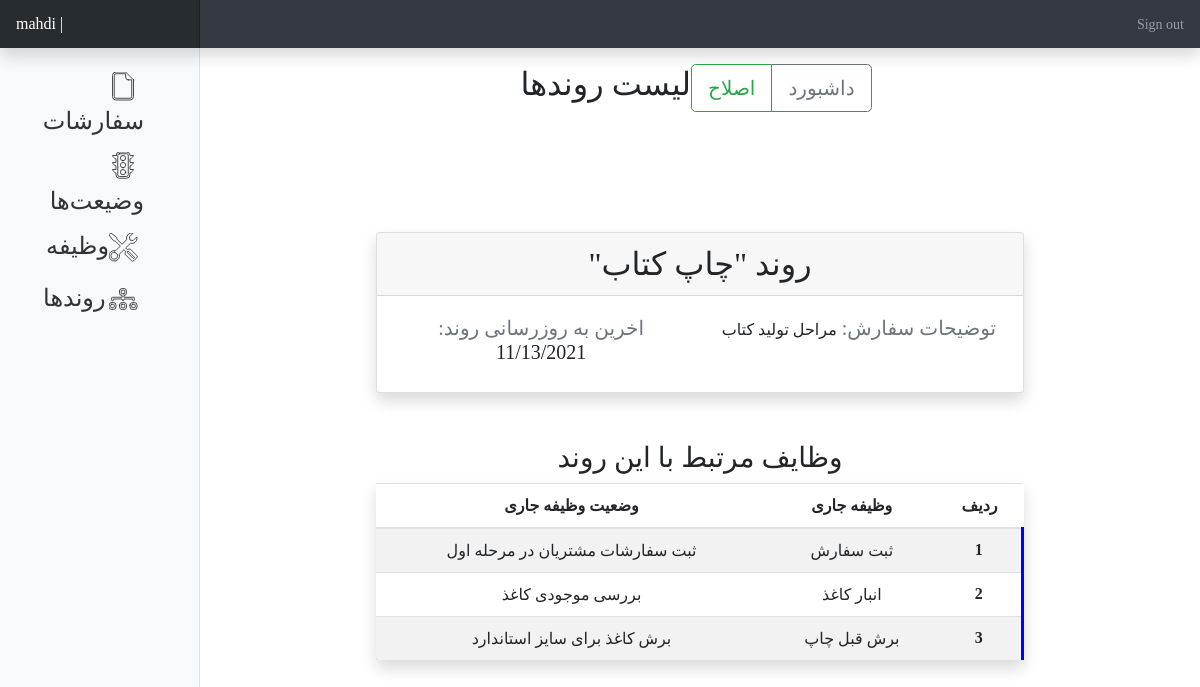
Screenshot of /dashboard/process/14 (signed in) with the database file from the repository.
### main_app/models/process_model.py (models this page shows, shortened)
class process(models.Model):
    process_name = models.CharField(max_length=155, unique=True)
    process_description = models.CharField(max_length=500)
    isEnable = models.BooleanField(default=True)
    created_at = models.DateTimeField(null=True, blank=True, auto_now_add=True)
    updated_at = models.DateTimeField(null=True, blank=True, auto_now=True)

class process_action(models.Model):
    action   = models.ForeignKey(Action, on_delete=models.PROTECT)
    process_id   = models.ForeignKey(process, on_delete=models.PROTECT, null=False, default="تعیین نشده")
    created_at = models.DateTimeField(null=True, blank=True, auto_now_add=True)
    updated_at = models.DateTimeField(null=True, blank=True, auto_now=True)
    def __str__(self):
        return self.action.name

### main_app/models/action_model.py (models this page shows)
class Action(models.Model):
    name        = models.CharField(max_length=55, unique=True)
    description = models.CharField(max_length=155)
    dependency   = models.ForeignKey("self", on_delete=models.SET_NULL, null=True, blank=True)
    created_at  = models.DateTimeField(null=True, blank=True, auto_now_add=True)
    updated_at  = models.DateTimeField(null=True, blank=True, auto_now=True)
    class Meta:
        ordering = ["pk"]
    def __str__(self):
        return self.name

### main_app/views/process_view.py (the view)
@login_required()
def ProcessDetail(request, pk):
    if request.user.has_perm('main_app.view_proccess'):
        current_process = process.objects.get(pk=pk)
        related_process_actions = process_action.objects.filter(process_id=current_process).all()
        print(related_process_actions)
        return render(request, "main_app/process_detail.html", {"process":current_process, "process_action":related_process_actions})
    else:
        return redirect('index')

### main_app/templates/main_app/process_detail.html (shortened to what this page needs)
{% extends "dashboard/base.html"%}
{% block content %}
<div class="row justify-content-md-center">
<div class="d-flex justify-content-between flex-wrap flex-md-nowrap align-items-center pt-3 pb-2 mb-3">
    <h1 class="h2">لیست روندها</h1>
    <div class="btn-toolbar mb-2 mb-md-0">
      <div class="btn-group mr-2">
        <a href='{% url "process-update" process.pk%}' class="btn btn-lg btn-outline-success">اصلاح</a>
        <a href='{% url "panel" %}' class="btn btn-lg btn-outline-secondary">داشبورد</a>
      </div>
    </div>
</div>
<div class="mt-5">
    <div class="card mb-5 bq-primary shadow shadow-md mt-5 text-center" dir="rtl">
        <div class="card-header h2 text-center card-title"> روند "{{process.process_name}}"</div>
        <div class="card-body">
            <div class="row">
                <div class="col-md-6" dir="rtl">
                    <p class="card-text"><span class="h5 text-secondary">توضیحات سفارش: </span><span
                        class="h6">{{process.process_description}}</span></p>
                </div>
                <div class="col-md-6" dir="rtl">
                    <p class="h5"><span class="h5 text-secondary">اخرین به روزرسانی روند:
                    </span><span>{{process.updated_at|date:"m/d/Y"}}</span></p>
                </div>
            </div>
        </div>
    </div>
    <table class="table  rounded shadow text-center table-striped" dir="rtl">
        <thead class="thead">
            <p class="text-center h3">وظایف مرتبط با این روند</p>
            <tr>
                <th scope="col">ردیف</th>
                <th scope="col">وظیفه جاری</th>
                <th scope="col">وضعیت وظیفه جاری</th>
            </tr>
        </thead>
        <tbody>
            {% if process_action|length >= 1 %}
            {% for action in process_action %}
            <tr style="border-right: 3px solid blue;" class="rounded">
                <th scope="row">{{ forloop.counter }}</th>
                <td>{{action.action}}</td>
                <td>{{action.action.description}}</td>
            </tr>
            {% endfor%}
            {% endif %}
        </tbody>
    </table>
</div>
</div>
{% endblock %}

### main_app/templates/dashboard/base.html (shortened to what this page needs)
<html lang="en">
  {% load static %}
  <head>
  {% block head %}
  <link rel="stylesheet" href="{% static 'main_app/bootstrap/css/bootstrap.min.css' %}" >
  {% endblock %}
</head>
<body>
  <nav class="navbar navbar-dark sticky-top bg-dark flex-md-nowrap p-0 shadow">
    <a class="navbar-brand col-md-3 col-lg-2 mr-0 px-3" href="/dashboard/">{{user}} | </a>
    <ul class="navbar-nav px-3">
      <li class="nav-item text-nowrap">
        <a class="nav-link" href="{% url 'logout' %}">Sign out</a>
      </li>
    </ul>
  </nav>
  <div class="container-fluid">
    <div class="row">
      <nav id="sidebarMenu" class="col-md-3 col-lg-2 d-md-block bg-light sidebar collapse text-right" dir="rtl">
        <div class="sidebar-sticky pt-3">
          <ul class="nav flex-column">
            <li class="nav-item">
              <a class="nav-link" href='{% url "order-list" %}'>
                <span class="h4">سفارشات</span>
              </a>
            </li>
            {% if perms.main_app.view_status %}
            <li class="nav-item">
              <a class="nav-link" href='{% url "status-list"%}'>
                <span class="h4">وضیعت‌ها</span>
              </a>
            </li>
            {% endif %}
            {% if perms.main_app.view_action %}
            <li class="nav-item">
              <a class="nav-link" href='{% url "action-list" %}'>
                <span class="h4">وظیفه</span>‌
              </a>
            </li>
            {% endif %}
            {% if perms.main_app.view_process %}
            <li class="nav-item">
              <a class="nav-link" href='{% url "process-list" %}'>
                 <span class="h4">روندها</span>
              </a>
            </li>
            {% endif %}
          </ul>
        </div>
      </nav>
      <main dir="ltr" role="main" class="col-md-9 ml-sm-auto col-lg-10 px-md-4 text-right">
          {% block content %}
          {% endblock %}
      </main>
    </div>
  </div>
</body>
</html>

### main_app/templates/dashboard/base.html (style rules this page uses)
body { font-size: .875rem; }
.sidebar { position: fixed; top: 0; bottom: 0; left: 0; z-index: 100; padding: 48px 0 0; box-shadow: inset -1px 0 0 rgba(0, 0, 0, .1); }
.sidebar-sticky { position: relative; top: 0; height: calc(100vh - 48px); padding-top: .5rem; overflow-x: hidden; overflow-y: auto; }
.sidebar .nav-link { font-weight: 500; color: #333; }
.navbar-brand { padding-top: .75rem; padding-bottom: .75rem; font-size: 1rem; background-color: rgba(0, 0, 0, .25); box-shadow: inset -1px 0 0 rgba(0, 0, 0, .25); }
body { font-family: iranYekan; }

### rows the page displays
process: process_name "چاپ کتاب", process_description "مراحل تولید کتاب", updated_at "11/13/2021"
process_action: action "ثبت سفارش", action.description "ثبت سفارشات مشتریان در مرحله اول"
process_action: action "انبار کاغذ", action.description "بررسی موجودی کاغذ"
process_action: action "برش قبل چاپ", action.description "برش کاغذ برای سایز استاندارد"

### other values shown
{{ user }} "mahdi"
